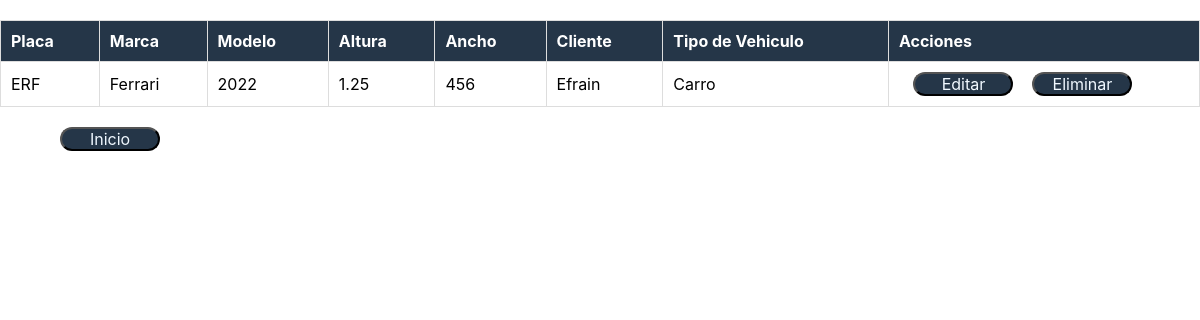
Page /views/mostrarVehiculos.php on the committed database.
### tables this page shows
CREATE TABLE `vehiculos` (
  `id` int(11) NOT NULL,
  `placa` varchar(250) DEFAULT NULL,
  `marca` varchar(250) DEFAULT NULL,
  `modelo` varchar(250) DEFAULT NULL,
  `altura` varchar(250) DEFAULT NULL,
  `ancho` varchar(250) DEFAULT NULL,
  `id_cliente` int(11) DEFAULT NULL,
  `id_tipoVehiculo` int(11) DEFAULT NULL
);

### class/vehiculos.php (called while the page is built, shortened)
<?php
require_once 'clientes.php';
require_once 'tipoVehiculos.php';
class Vehiculo{
    public static function mostrar(){
        $conexion = new Conexion();
        $consulta = $conexion -> prepare('SELECT id, placa, marca, modelo, altura, ancho, id_cliente, id_tipoVehiculo FROM ' . self::TABLA . ' ORDER BY id');
        $consulta -> execute();
        $registros = $consulta -> fetchAll();
        return $registros;
    }
    public static function obtenerDatosVehiculo() {
        $vehiculos = self::mostrar();
        $clientes = Cliente::mostrar();
        $tipo_vehiculos = Tipo::mostrar();
        $datosCompletos = [];
        foreach ($vehiculos as $vehiculo) {
            foreach ($clientes as $cliente) {
                if ($vehiculo['id_cliente'] == $cliente['id']) {
                    $vehiculo['nombre'] = $cliente['nombre'];
                    break;
                }
            }
            foreach ($tipo_vehiculos as $tipo_vehiculo) {
                if ($vehiculo['id_tipoVehiculo'] == $tipo_vehiculo['id']) {
                    $vehiculo['vehiculoT'] = $tipo_vehiculo['vehiculoT'];
                    break;
                }
            }
            if (isset($vehiculo['nombre'], $vehiculo['vehiculoT'])) {
                $datosCompletos[] = $vehiculo;
            } else {
            }
        }
        return $datosCompletos;
    }
}

### class/clientes.php (called while the page is built, shortened)
<?php
class Cliente{
    public static function mostrar(){
        $conexion = new Conexion();
        $consulta = $conexion -> prepare('SELECT id, nombre, apellido, documento, usuario, clave, telefono FROM ' . self::TABLA . ' ORDER BY id');
        $consulta -> execute();
        $registros = $consulta -> fetchAll();
        return $registros;
    }
}

### class/tipoVehiculos.php (called while the page is built, shortened)
<?php
class Tipo{
    public static function mostrar(){
        $conexion = new Conexion();
        $consulta = $conexion -> prepare('SELECT id, vehiculoT FROM ' . self::TABLA . ' ORDER BY id');
        $consulta -> execute();
        $registros = $consulta -> fetchAll();
        return $registros;
    }
}

### views/mostrarVehiculos.php (the view, shortened to what this page needs)
<?php
require_once '../class/vehiculos.php';
$datosVehiculo = Vehiculo::obtenerDatosVehiculo();
?>
<!DOCTYPE html>
<html lang="es"><head>
<link rel="stylesheet" href="../assets/css/styles.css">
<link rel="stylesheet" href="https://cdn.datatables.net/1.13.7/css/jquery.dataTables.min.css">
</head>
<body>
<table id="example" class="display" style="width:100%;">
    <thead>
    <tr>
        <th>Placa</th>
        <th>Marca</th>
        <th>Modelo</th>
        <th>Altura</th>
        <th>Ancho</th>
        <th>Cliente</th>
        <th>Tipo de Vehiculo</th>
        <th>Acciones</th>
    </tr>
    </thead>
    <tbody>
        <tr>
        <?php
        foreach($datosVehiculo as $item): ?>
            <td> <?php echo $item['placa']; ?></td>
            <td> <?php echo $item['marca']; ?></td>
            <td> <?php echo $item['modelo']; ?></td>
            <td> <?php echo $item['altura']; ?></td>
            <td> <?php echo $item['ancho']; ?></td>
            <td> <?php echo $item['nombre']; ?></td>
            <td> <?php echo $item['vehiculoT']; ?></td>
            <td>
                <button class="btn" onclick="editarVehiculo(<?php echo $item['id']; ?>)">Editar</button>
                <button class="btn" id="btnEliminar" onclick="eliminarVehiculo(<?php echo $item['id']; ?>)">Eliminar</button>
            </td>
        </tr>
        <?php endforeach;
        ?>
    </tbody>
</table>
<button class="btn" onclick="window.location.href='../pages/menuprincipal.html'">Inicio</button>
</body>
</html>

### assets/css/styles.css (style rules this page uses)
* { margin: 0%; padding: 0%; font-family: Inter; }
.btn { color: aliceblue; background: #253648; border-radius: 80px; width: 100px; font-size: 16px; justify-content: center; margin-left: 5%; }
table { width: 80%; margin: 20px auto; border-collapse: collapse; }
th, td { padding: 10px; border: 1px solid #ddd; text-align: left; }
th { background-color: #253648; color: #fff; }

### rows in the picture
vehiculos: placa "ERF", marca "Ferrari", modelo "2022", altura "1.25", ancho "456", nombre "Efrain", vehiculoT "Carro"
